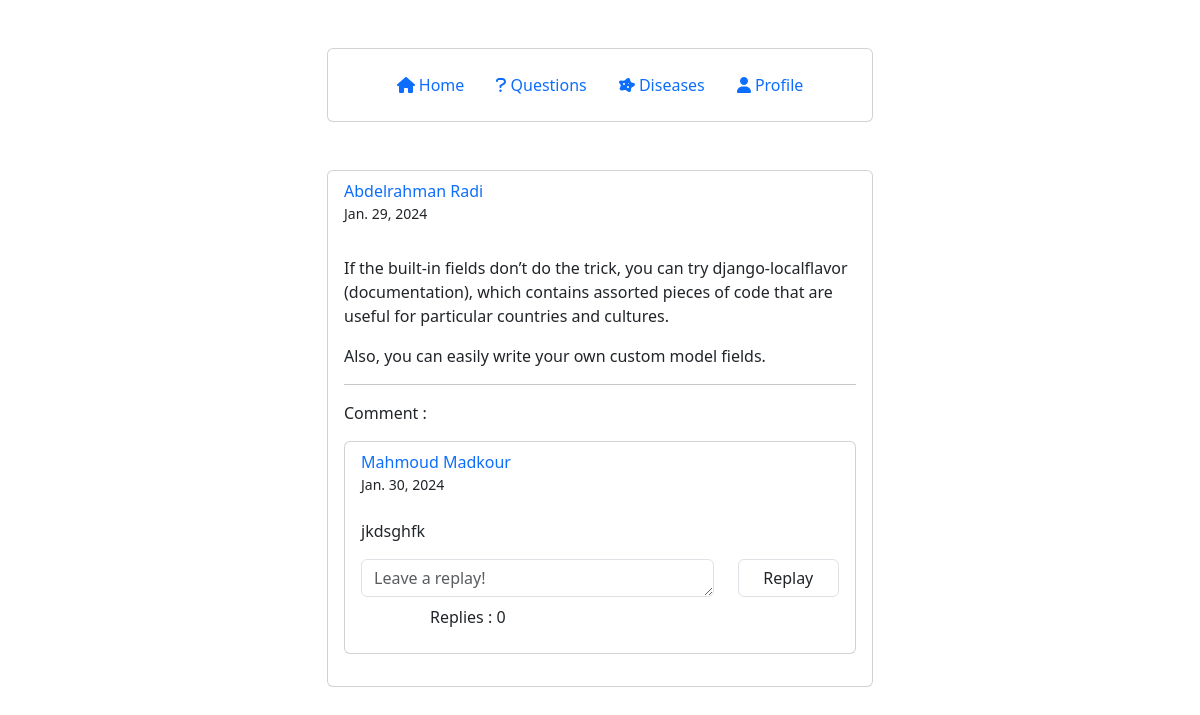
Before: /comment_detail/3/10/ (signed in) with the older database file.
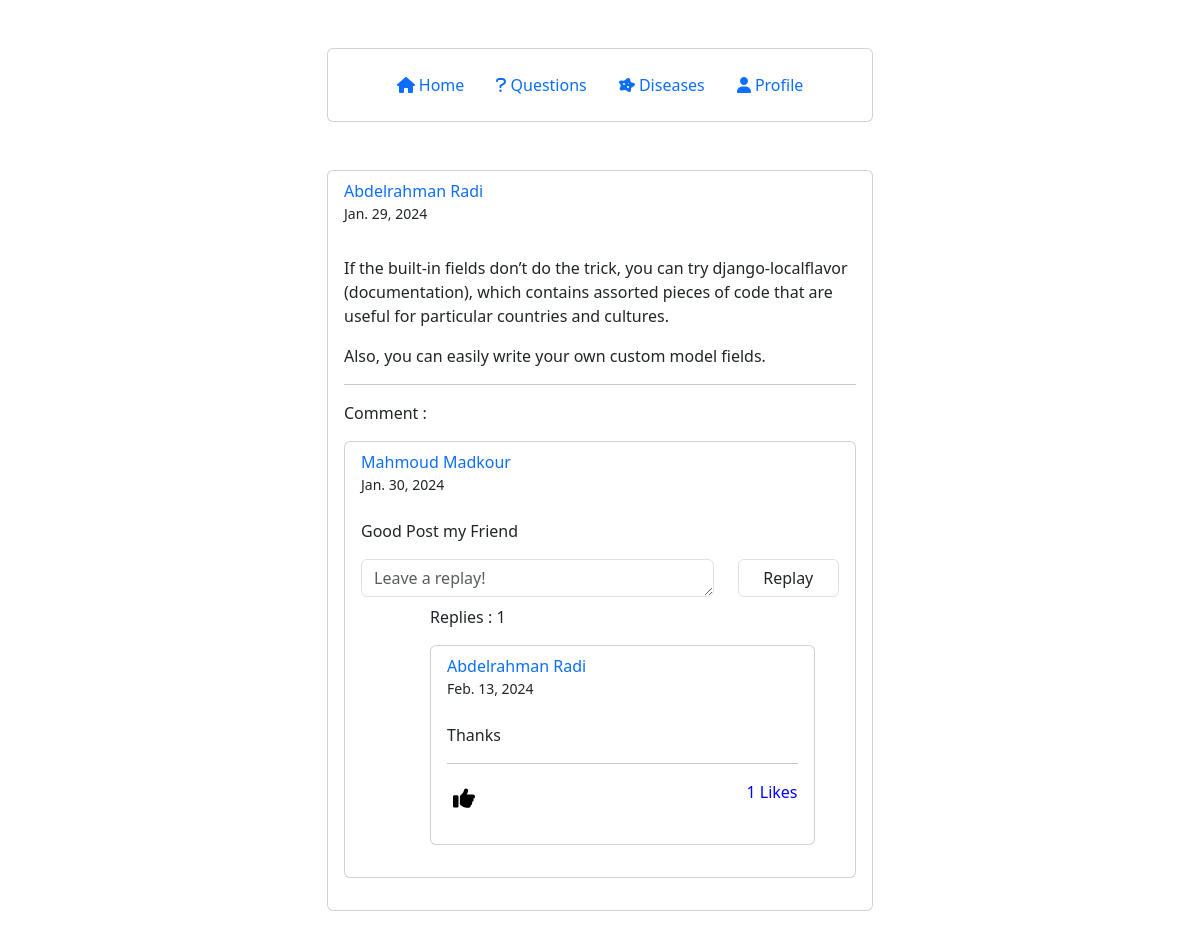
After: the same page with the newer database file.
### account/models.py (models this page shows, shortened)
class Comment(models.Model):
    user = models.ForeignKey(User, on_delete=models.CASCADE, null=True)
    post = models.ForeignKey(Post, on_delete=models.CASCADE, null=True)
    body = models.TextField(max_length=500, null=True)
    comment_likes_count = models.PositiveIntegerField(default=0, null=True)
    created_on = models.DateTimeField(auto_now_add=True, null=True)
    last_modified = models.DateTimeField(auto_now=True, null=True)

class Replay(models.Model):
    user = models.ForeignKey(User, on_delete=models.CASCADE, null=True)
    post = models.ForeignKey(Post, on_delete=models.CASCADE, null=True)
    comment = models.ForeignKey(Comment, on_delete=models.CASCADE, null=True)
    body = models.TextField(max_length=500, null=True)
    replay_likes_count = models.PositiveIntegerField(default=0, null=True)
    created_on = models.DateTimeField(auto_now_add=True, null=True)
    last_modified = models.DateTimeField(auto_now=True, null=True)

### account/views.py (the view, shortened to what this page needs)
# urls.py: path("comment_detail/<pk_post>/<pk_comment>/", views.comment_detail, name="comment_detail"),
@login_required(login_url='login')
def comment_detail(request, pk_post, pk_comment):
    if request.method == "GET":
        user = request.user
        post = Post.objects.get(pk=pk_post)
        comment = Comment.objects.get(pk=pk_comment)
        replies = Replay.objects.filter(comment=comment).order_by("-created_on")
        likes = ReplayLikes.objects.filter(user=user)
        combined_data = {}                          # Assuming posts and likes are lists or querysets
        for replay in replies:                      # Initialize combined_data with 'unlike' for all posts
            combined_data[replay] = 'unlike'
        for like in likes:                          # Update combined_data based on likes
            if like.replay in combined_data:
                combined_data[like.replay] = 'like'
        replay_form = ReplayForm()
        context = {
            'user': user,
            'post': post,
            "comment": comment,
            "combined_data": combined_data,
            "replay_form": replay_form,
        }
        return render(request, "post/detail_comment.html", context)

### account/forms.py
class ReplayForm(forms.Form):
    body = forms.CharField(
        widget=forms.Textarea(
            attrs={"class": "form-control", "placeholder": "Leave a replay!", "rows": 1}
        )
    )

### account/templates/post/detail_comment.html (shortened to what the changed rows need)
{% extends "base.html" %}
{% block page_content %}
    <div class="container mt-5 mb-5">
        <div class="row d-flex align-items-center justify-content-center">
            <div class="col-md-6">
                <div class="card">
                    <div class="p-2 px-3">
                        <div class="card">
                            <div class="d-flex flex-column p-2 px-3">
                                {% if user == comment.user %}
                                    <a style="text-decoration: none" href="{% url 'user_profile' %}">
                                        <span class="font-weight-bold"> {{ comment.user.first_name }} {{ comment.user.last_name }} </span><br>
                                    </a>
                                    <small >{{ comment.created_on.date }}</small>
                                {% else %}
                                    <a style="text-decoration: none" href="{% url 'user_profile_everyone' comment.user.id %}">
                                        <span class="font-weight-bold"> {{ comment.user.first_name }} {{ comment.user.last_name }} </span><br>
                                    </a>
                                    <small >{{ comment.created_on.date }}</small>
                                {% endif %}
                            </div>
                            <div class="px-3">
                                <p class="text-justify"> {{ comment.body | linebreaks | safe }} </p>
                            </div>
                            <div class="row">
                                <div class="col-9 p-2">
                                    <p>Replies : {{ comment.replay_set.count }}</p>
                                    {% for replay, like in combined_data.items %}
                                        <div class="card ">
                                            <div class="row">
                                                <div class="col-9">
                                                    <div class="d-flex flex-column p-2 px-3">
                                                        {% if user == replay.user %}
                                                            <a style="text-decoration: none" href="{% url 'user_profile' %}">
                                                                <span class="font-weight-bold"> {{ replay.user.first_name }} {{ replay.user.last_name }} </span><br>
                                                            </a>
                                                            <small >{{ replay.created_on.date }}</small>
                                                        {% else %}
                                                            <a style="text-decoration: none" href="{% url 'user_profile_everyone' replay.user.id %}">
                                                                <span class="font-weight-bold"> {{ replay.user.first_name }} {{ replay.user.last_name }} </span><br>
                                                            </a>
                                                            <small >{{ replay.created_on.date }}</small>
                                                        {% endif %}
                                                    </div>
                                                </div>
                                            </div>
                                            <div class="px-3">
                                                <p class="text-justify"> {{ replay.body | linebreaks | safe }} </p>
                                                <hr>
                                                <div class="d-flex justify-content-between align-items-center">
                                                    <form action="{% url 'like_replay' post.id comment.id replay.id %}" method="post">
                                                        {% if like == 'like' %}
                                                            <button type="submit" style="border: none; background: none;">
                                                                <i style="color: blue; font-size:22px;" class="fas fa-thumbs-up"></i>
                                                            </button>
                                                        {% elif like == 'unlike' %}
                                                            <button type="submit" style="border: none; background: none;">
                                                                <i style="color: black; font-size:22px;" class="fas fa-thumbs-up"></i>
                                                            </button>
                                                        {% endif %}
                                                    </form>
                                                    <div>
                                                        <p style="text-decoration: none; color:blue;"> {{ replay.replay_likes_count }} Likes </p>
                                                    </div>
                                                </div>
                                            </div>
                                            <br>
                                        </div>
                                        <br>
                                    {% endfor %}
                                </div>
                            </div>
                        </div>
                        <br>
                    </div>
                </div>
                <br>
            </div>
        </div>
    </div>
{% endblock page_content %}

Changed rows visible on the page:
changed Comment "Mahmoud": body "jkdsghfk" → "Good Post my Friend"; replay_set.count "0" → "1"
added Replay: user.first_name "Abdelrahman", user.last_name "Radi", created_on "Feb. 13, 2024", body "Thanks", replay_likes_count "1"
